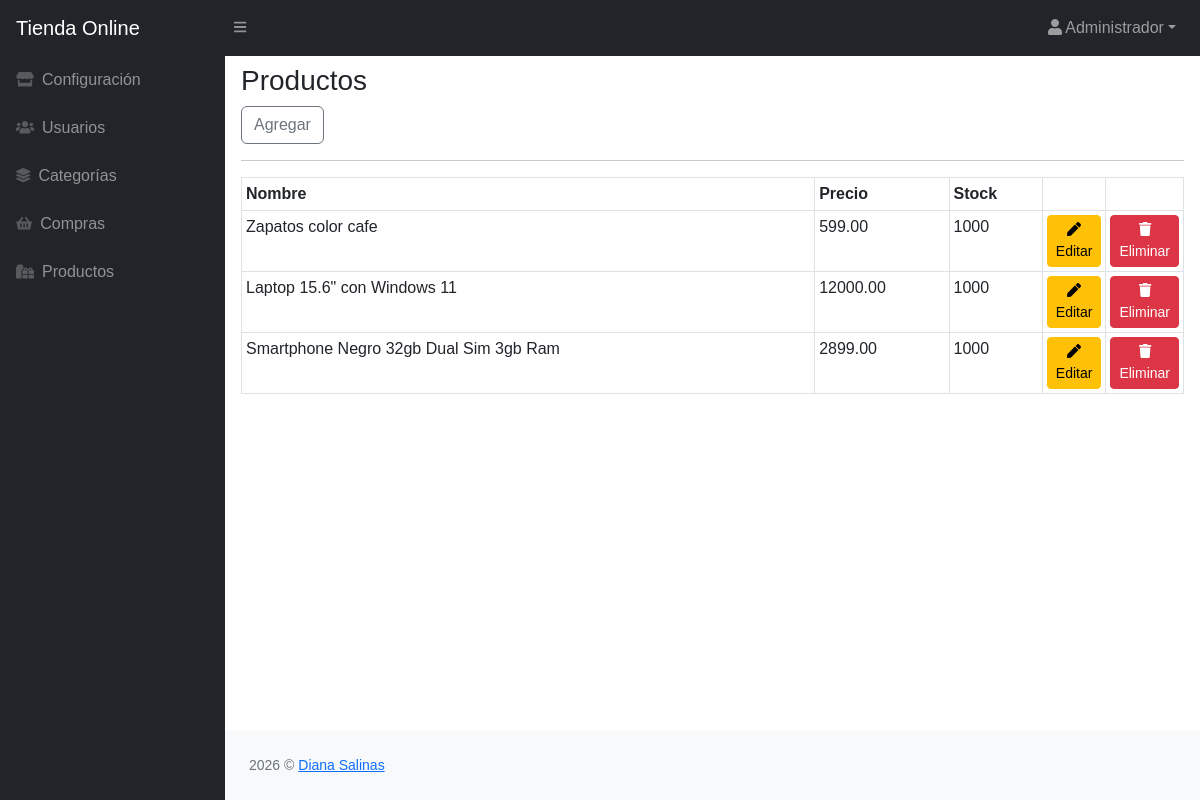
The app's page /admin/productos/index.php (signed in) with its own data.
### tables this page shows
CREATE TABLE `productos` (
  `id` int NOT NULL,
  `slug` varchar(120) NOT NULL,
  `nombre` varchar(200) NOT NULL,
  `descripcion` mediumtext NOT NULL,
  `precio` decimal(10,2) NOT NULL,
  `descuento` tinyint NOT NULL DEFAULT '0',
  `stock` int NOT NULL DEFAULT '0',
  `id_categoria` int NOT NULL,
  `activo` int NOT NULL
);

### admin/productos/index.php (the view, shortened to what this page needs)
<?php
$db = new Database();
$con = $db->conectar();
$sql = "SELECT id, nombre, descripcion, precio, descuento, stock, id_categoria FROM productos WHERE activo = 1";
$resultado = $con->query($sql);
$productos = $resultado->fetchAll(PDO::FETCH_ASSOC);
require '../header.php';
?>
<main>
    <div class="container-fluid px-3">
        <h3 class="mt-2">Productos</h3>
        <a class="btn btn-primary" href="nuevo.php">Agregar</a>
        <hr>
        <table id="datatablesSimple" class="table table-bordered table-sm">
            <thead>
                <tr>
                    <th>Nombre</th>
                    <th>Precio</th>
                    <th>Stock</th>
                    <th data-sortable="false" style="width: 5%"></th>
                    <th data-sortable="false" style="width: 5%"></th>
                </tr>
            </thead>
            <tbody>
                <?php foreach ($productos as $producto) { ?>
                    <tr>
                        <td><?php echo htmlspecialchars($producto['nombre'], ENT_QUOTES); ?></td>
                        <td><?php echo $producto['precio']; ?></td>
                        <td><?php echo $producto['stock']; ?></td>
                        <td>
                            <a href="edita.php?id=<?php echo $producto['id'] ?>" class="btn btn-warning btn-sm">
                                <i class="fas fa-pen"></i> Editar
                            </a>
                        </td>
                        <td>
                            <button type="button" class="btn btn-danger btn-sm" data-bs-toggle="modal" data-bs-target="#eliminaModal" data-bs-id="<?php echo $producto['id']; ?>">
                                <i class="fas fa-trash"></i> Eliminar
                            </button>
                        </td>
                    </tr>
                <?php } ?>
            </tbody>
        </table>
    </div>
</main>
<?php require '../footer.php'; ?>

### records on screen
productos: nombre "Zapatos color cafe", precio "599.00", stock "1000"
productos: nombre "Laptop 15.6\" con Windows 11", precio "12000.00", stock "1000"
productos: nombre "Smartphone Negro 32gb Dual Sim 3gb Ram", precio "2899.00", stock "1000"

### other values on screen
$_SESSION['user_name'] "Administrador"
